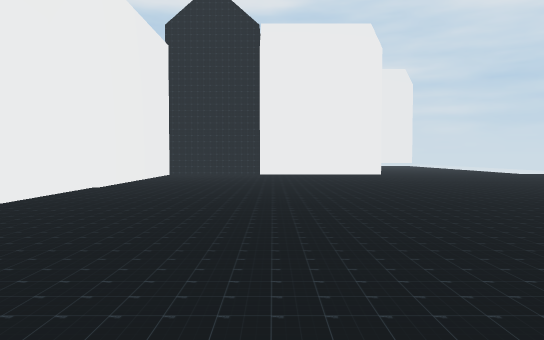
[1] (above)

24 first-person views from a walk through a 3-D level made in the Unity game engine. The camera is 1.4 m above the floor, tilts 2° down and sees 70° across. The floor is counted in squares, 1.89 m on a side. Each view is taken from the middle of a square. On the plan, view 1 faces up. The plan holds only what a view shows up to about 12 squares ahead; the rest is blank. The place goes on beyond the plan. The player character is not drawn. Some surface patterns are stand-ins.

[2]
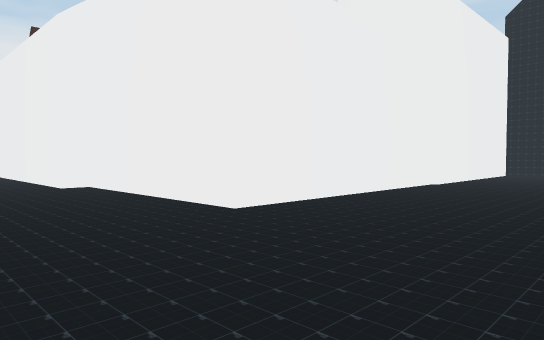

[3]
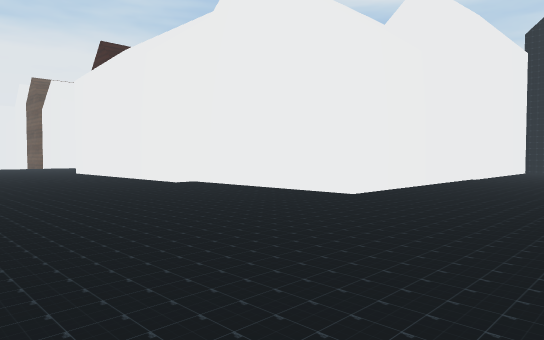

[4]
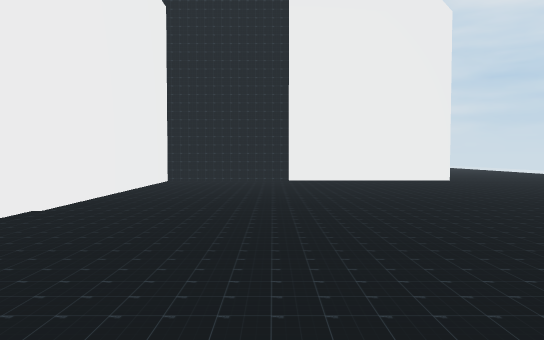

[5]
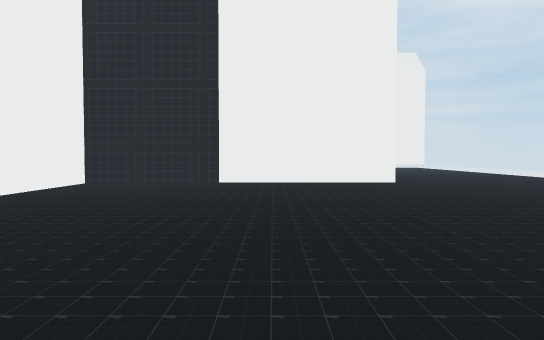

[6]
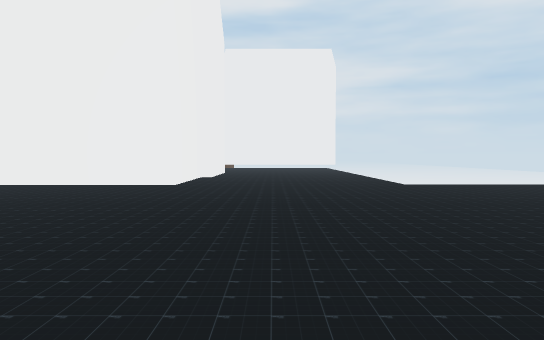

[7]
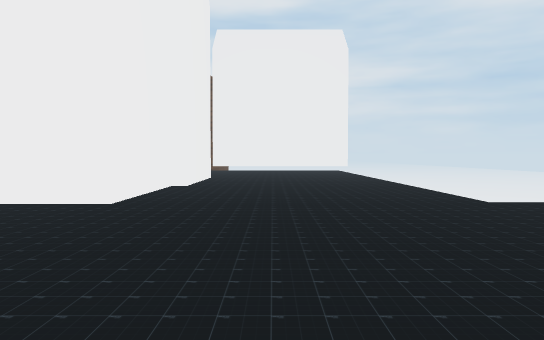

[8]
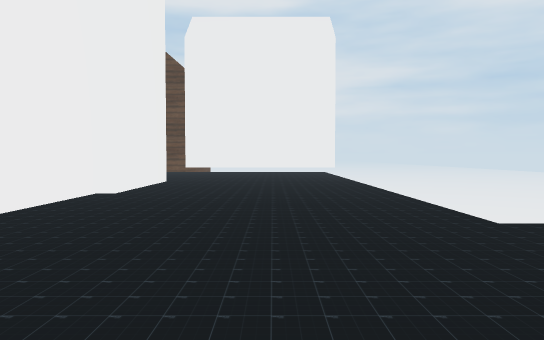

[9]
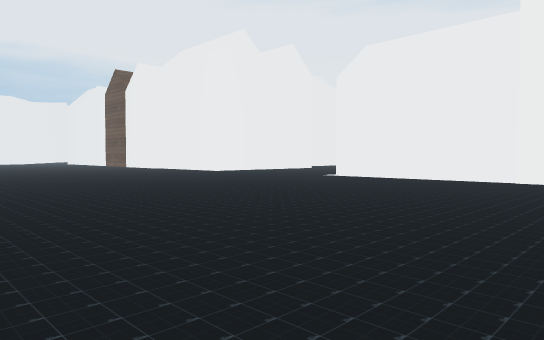

[10]
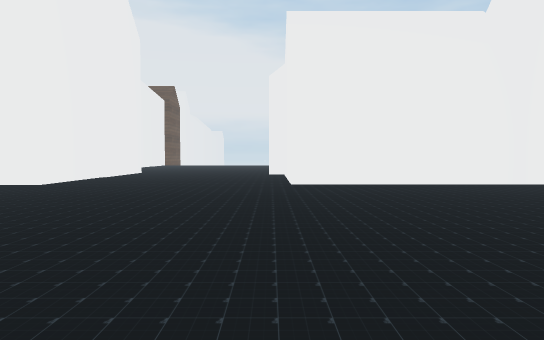

[11]
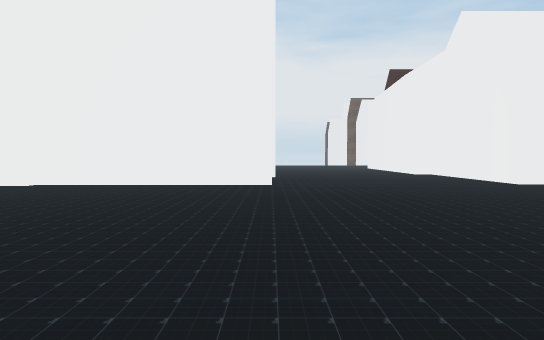

[12]
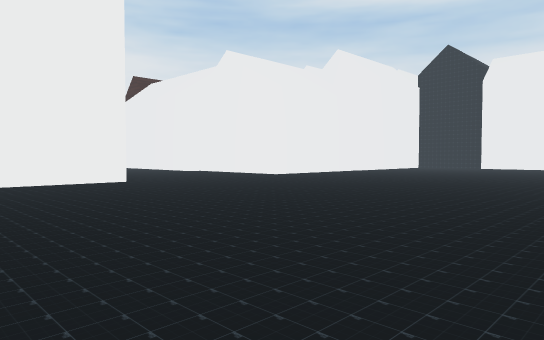

[13]
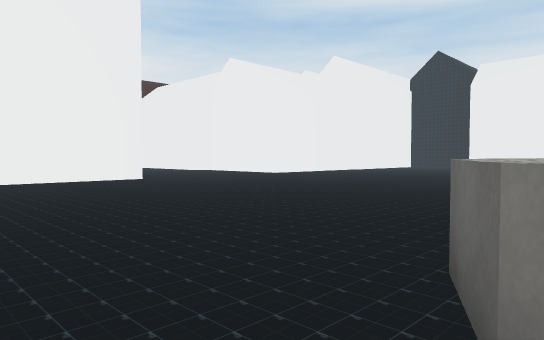

[14]
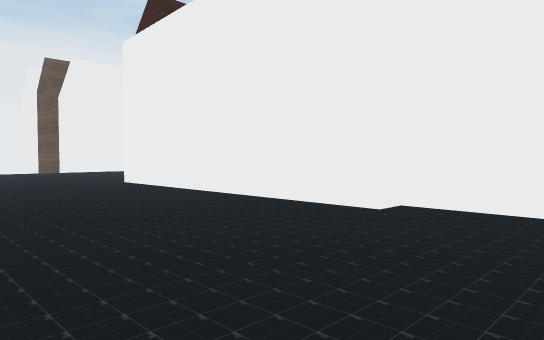

[15]
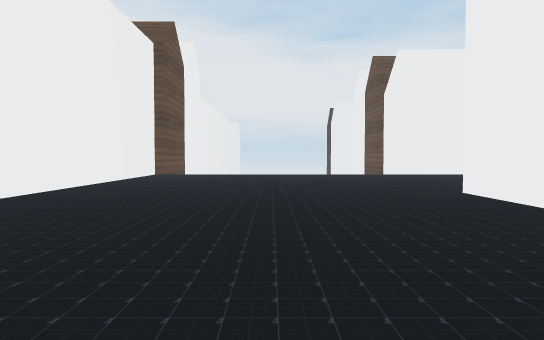

[16]
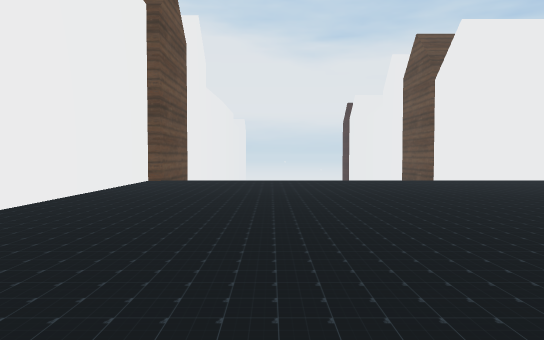

[17]
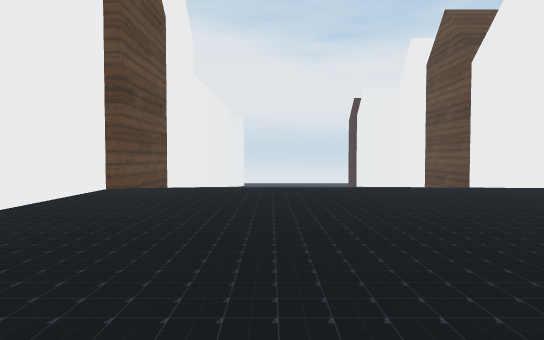

[18]
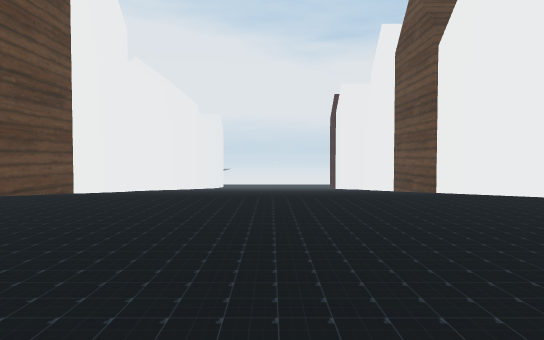

[19]
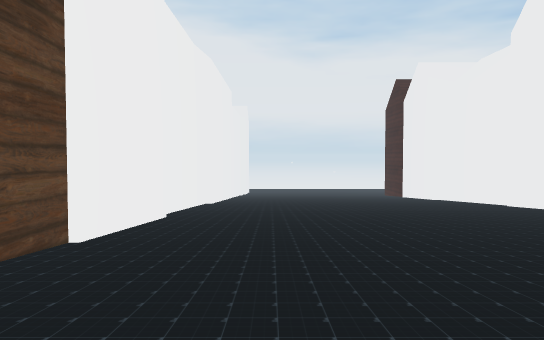

[20]
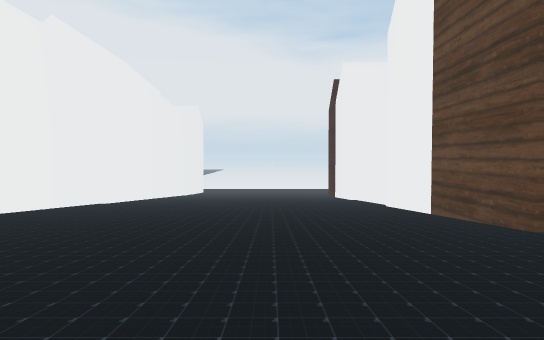

[21]
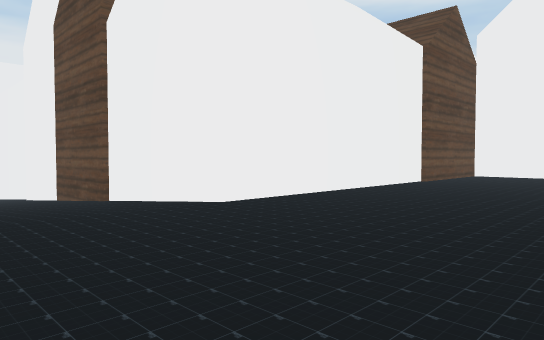

[22]
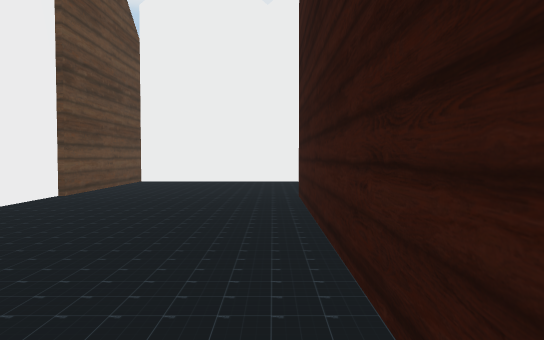

[23]
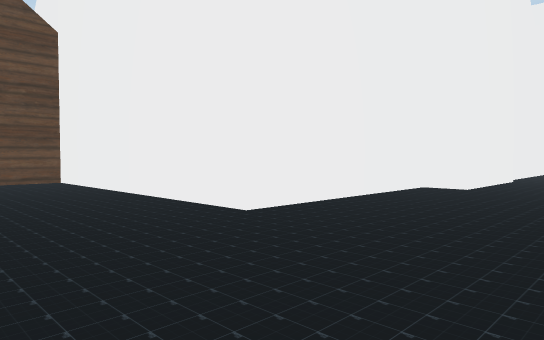

[24]
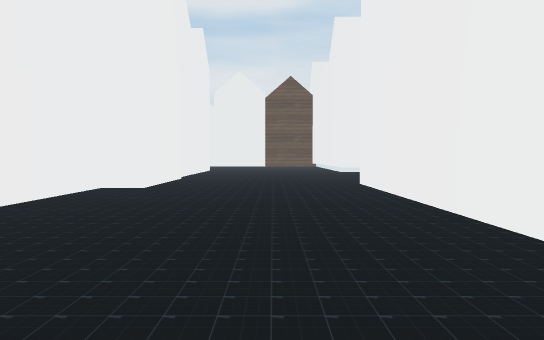

### Floor plan
Key: @ floor where view 1 was taken; # wall or solid block; . floor; / step, stairs or slope; ^ raised ledge; v drop or lower ground.
Columns run from 37 left of view 1 to 13 right of it. Each row starts with its distance up from view 1.
 24                     #.....                ......
 23                     #.....                #.....
 22                     #.....#               #.....
 21                    ##.....#               #.....
 20                    #......#              ##.....
 19                    #......#              #......
 18                    #......#              #......
 17                    #......#              #......
 16            #########......#      #########.........
 15            #..............#      #.................
 14            #..............       #.................
 13            #...........          #................
 12            #.....   .. .         #...............
 11            #....#                #...............
 10            #....#               ##..............
  9            #....#               #..............
  8            #....#               #..............
  7            #....#               #............
  6            #....#               #............
  5            #....#               #............
  4 ############....               ##............
  3 ///////////.......         #####v...........
  2 ///////////........#########................
  1 ///////////.................................
  0 ///////////..........................@......
 -1 ///////////.................................
 -2 ///////////.................................
 -3 ///////////............... .................
 -4 ///////////...............     ###..........
 -5 ///////////.............         #..........
 -6 ///////////............          #..........^
 -7 #####################            #..........^
 -8                                  #...........^
 -9                                  #...........^
-10                                  #..      .. .

Positions as (right, up) in squares from view 1, and headings:
1: (0, 0), facing up
2: (0, -1), facing up-left
3: (0, -4), facing up-left
4: (-1, 4), facing up
5: (1, 5), facing up
6: (7, 6), facing up
7: (7, 10), facing up
8: (8, 12), facing up
9: (8, 12), facing down-left
10: (6, 2), facing left
11: (6, -4), facing left
12: (7, -9), facing up-left
13: (8, -10), facing up-left
14: (-7, -3), facing up-left
15: (-10, -2), facing left
16: (-14, -3), facing left
17: (-17, -3), facing left
18: (-19, -1), facing left
19: (-25, -4), facing left
20: (-25, 0), facing left
21: (-21, 0), facing up-left
22: (-22, 4), facing up
23: (-14, 12), facing up-left
24: (-14, 12), facing up
